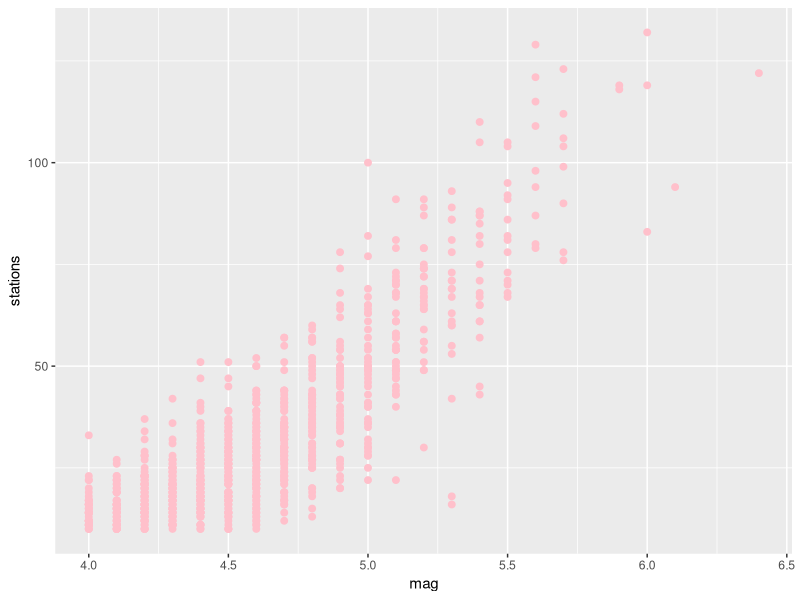
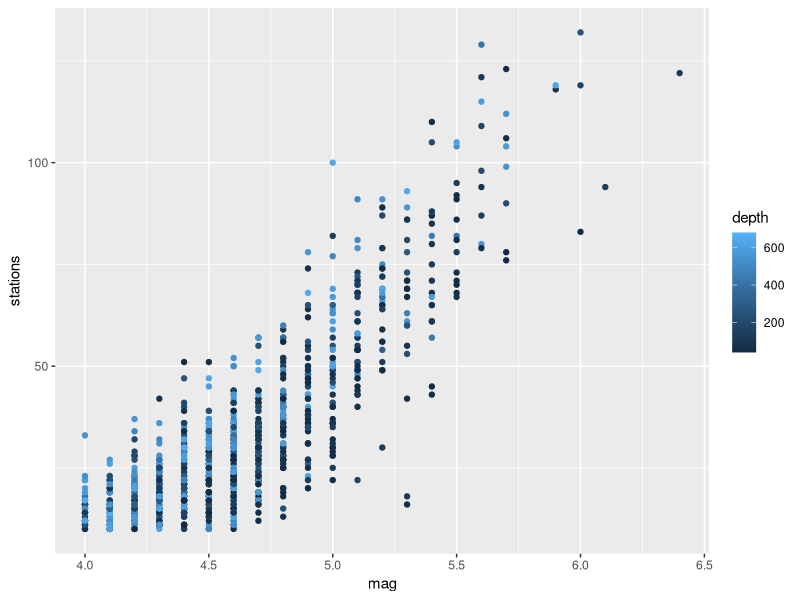
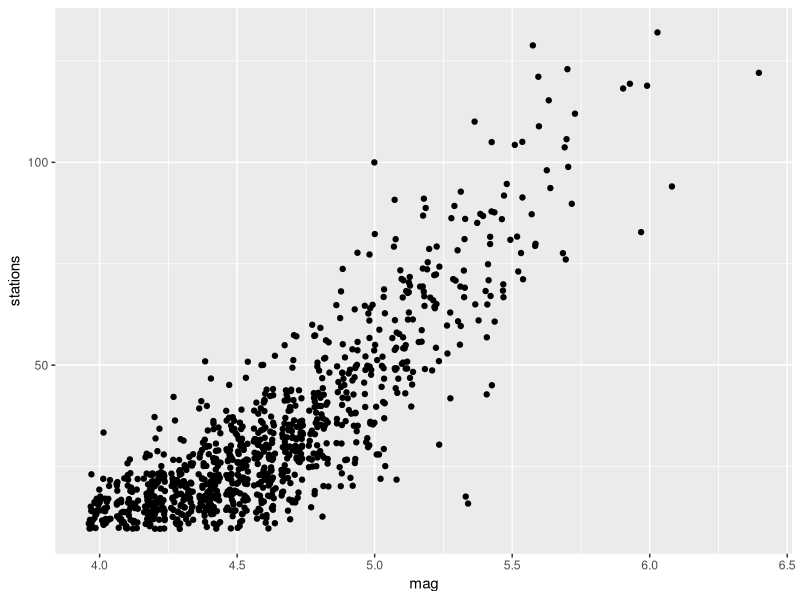

The R source for these figures, in order:
## ---- chunk 1
    #| echo: false
    library(tidyverse)
## ---- chunk 2
    #| eval: false
    ggplot(data=quakes) +
      aes(x=mag, y=stations) +
      geom_point(col='pink', size=2)
## ---- chunk 3
    #| eval: false
    ggplot(data=quakes) +
      aes(x=mag, y=stations, col=depth) +
      geom_point()
## ---- chunk 4
    #| eval: false
    ggplot(data=quakes) +
      aes(x=mag, y=stations) +
      geom_jitter()
